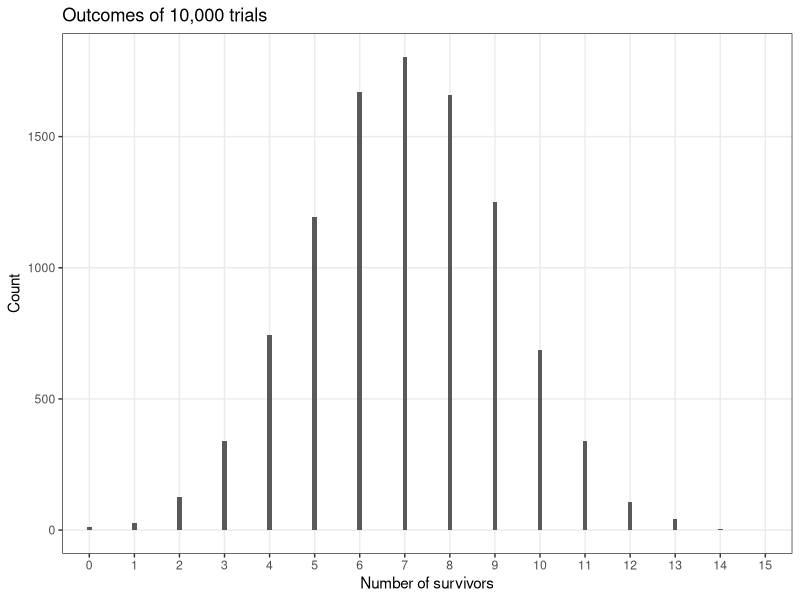
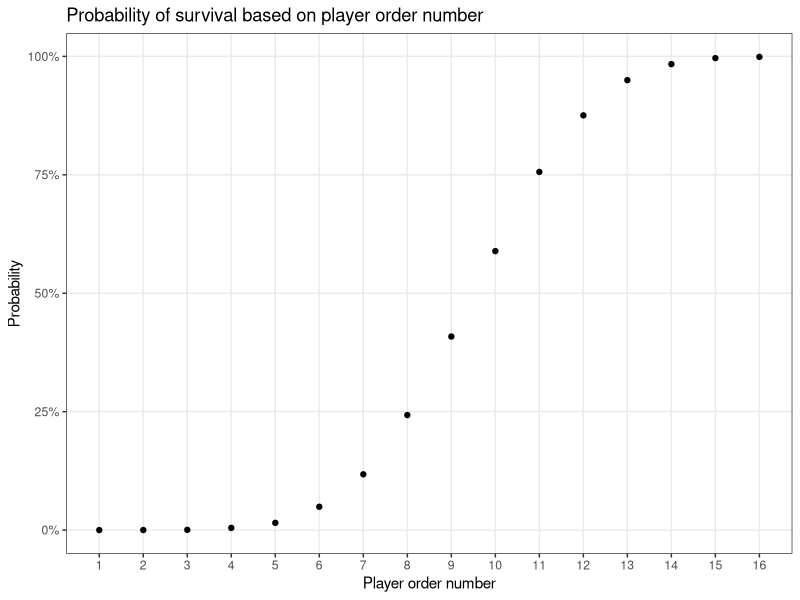
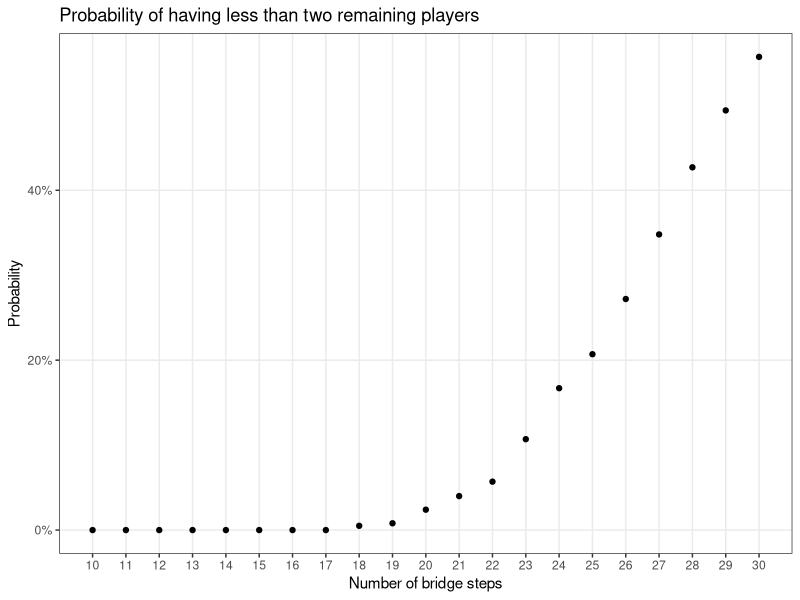

These charts were generated, in order, by the following R code:
## ---- chunk 1
# Rmd settings
knitr::opts_chunk$set(
    warning    = FALSE,
    message    = FALSE,
    comment    = "#>",
    fig.align  = "center",
    fig.path   = "figs/",
    fig.retina = 3
)
set.seed(5678)
## ---- chunk 2
# Create an initial data.table of players
library(data.table)

num_players <- 16
players <- data.table(player = seq(num_players), alive = 1)
players
## ---- chunk 3
# Define a function for simulating one game
run_game <- function(players, num_steps) {
    lead_player <- 1
    for (step in seq(num_steps)) {
        # 50% chance that the pane is safe
        if (sample(c(TRUE, FALSE), 1)) {
            # The pane is safe, keep going!
            next
        } else {
            # The pane broke 💀
            # Before continuing, check if any players are still alive
            if (sum(players$alive) == 0) { return(players$alive) }
            # The lead player died
            players$alive[lead_player] <- 0
            lead_player <- lead_player + 1
        }
    }
    return(players$alive)
}
## ---- chunk 4
# Run one iteration of the game
single_game <- run_game(players, num_steps = 18)
single_game
## ---- chunk 5
# Run the main trials

# Repeat the "players" data.table for each trial
num_trials <- 10000
sims <- players[rep(seq(num_players), num_trials),]

# Keep track of the trial number
sims[, trial := rep(seq(num_trials), each = num_players)]

# Now run the simulation for each trial
sims[, alive := run_game(.SD, num_steps = 18), by = trial]
## ---- chunk 6
# View one trial outcome
sims[trial == 42]
## ---- chunk 7
# Compute the expected number of survivors across all trials
trials_counts <- sims[, .(count = sum(alive)), by = trial]
expected_survivors <- median(trials_counts$count)
expected_survivors
## ---- chunk 8
# Plot the distribution of survivors across all trials
library(ggplot2)

trial_count_summary <- as.data.frame(table(trials_counts$count))
names(trial_count_summary) <- c("n_survivors", "count")

ggplot(trial_count_summary) +
  geom_col(aes(x = n_survivors, y = count), width = 0.1) + 
  theme_bw() +
  theme(panel.grid.minor = element_blank()) +
  labs(
    title = "Outcomes of 10,000 trials",
    x = "Number of survivors", 
    y = "Count"
  )
## ---- chunk 9
# Plot the probability of survival based on the player order number
survival_summary <- sims[, .(p_survive = sum(alive) / num_trials), by = player]

ggplot(survival_summary) +
  geom_point(aes(x = player, y = p_survive)) + 
  scale_y_continuous(labels = scales::percent) +
  scale_x_continuous(breaks = seq(16)) +
  theme_bw() +
  theme(panel.grid.minor = element_blank()) +
  labs(
    title = "Probability of survival based on player order number",
    x = "Player order number", 
    y = "Probability"
  )
## ---- chunk 10
# Probability of having less than two survivors
sum(trials_counts$count < 2) / num_trials
## ---- chunk 11
# Re-run the trials using an increasing number of bridge steps (10 to 30)

# Repeat the "players" data.table for each trial
min_num_steps <- 10
max_num_steps <- 30
step_trials <- seq(min_num_steps, max_num_steps, by = 1)
num_step_trials <- length(step_trials)
num_trials <- 1000
step_sims <- players[rep(seq(num_players), num_trials*num_step_trials),]

# Keep track of the trial number and the step number
step_sims[, trial := rep(seq(num_trials*num_step_trials), each = num_players)]
step_sims[, steps := rep(step_trials, each = num_players*num_trials)]

# Now run the simulation for each trial
step_sims[, alive := run_game(.SD, num_steps = unique(steps)), by = trial]
## ---- chunk 12
# Compute probability of having less than two survivors for each step size
step_counts <- step_sims[, .(count = sum(alive)), by = c("trial", "steps")]
step_summary <- step_counts[, .(p_under2 = sum(count < 2) / num_trials), by = steps]

ggplot(step_summary) +
  geom_point(aes(x = steps, y = p_under2)) + 
  scale_y_continuous(labels = scales::percent) +
  scale_x_continuous(breaks = step_trials) +
  theme_bw() +
  theme(panel.grid.minor = element_blank()) +
  labs(
    title = "Probability of having less than two remaining players",
    x = "Number of bridge steps", 
    y = "Probability"
  )
## ---- chunk 13
step_summary[steps %in% seq(18, 23)]
